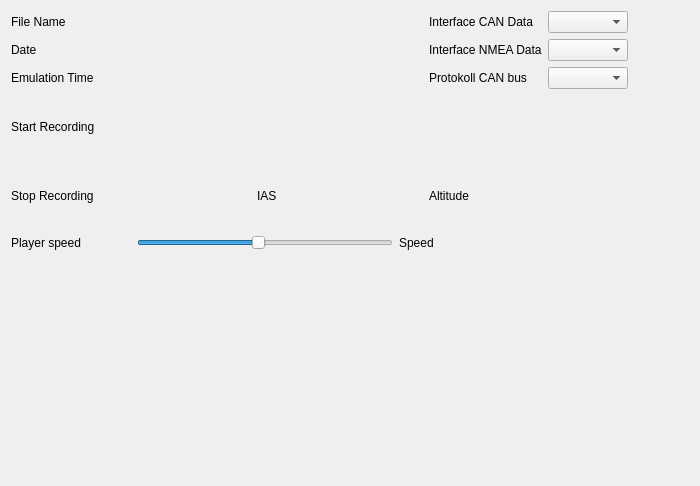
<?xml version="1.0" encoding="UTF-8"?>
<ui version="4.0">
 <class>Form</class>
 <widget class="QWidget" name="Form">
  <property name="geometry">
   <rect>
    <x>0</x>
    <y>0</y>
    <width>700</width>
    <height>486</height>
   </rect>
  </property>
  <property name="windowTitle">
   <string>Form</string>
  </property>
  <layout class="QVBoxLayout" name="verticalLayout">
   <item>
    <layout class="QHBoxLayout" name="horizontalLayout_9">
     <item>
      <layout class="QGridLayout" name="gridLayout_3">
       <item row="2" column="1">
        <widget class="QLabel" name="lbDateA">
         <property name="minimumSize">
          <size>
           <width>150</width>
           <height>0</height>
          </size>
         </property>
         <property name="text">
          <string/>
         </property>
        </widget>
       </item>
       <item row="2" column="4">
        <widget class="QLabel" name="lbNmea">
         <property name="text">
          <string>Interface NMEA Data</string>
         </property>
        </widget>
       </item>
       <item row="5" column="3">
        <widget class="QLabel" name="lbIasA">
         <property name="minimumSize">
          <size>
           <width>80</width>
           <height>0</height>
          </size>
         </property>
         <property name="text">
          <string/>
         </property>
        </widget>
       </item>
       <item row="3" column="5">
        <widget class="QComboBox" name="cbProtocol"/>
       </item>
       <item row="2" column="5">
        <widget class="QComboBox" name="cbNmea"/>
       </item>
       <item row="0" column="5">
        <widget class="QComboBox" name="cbCan">
         <property name="editable">
          <bool>false</bool>
         </property>
         <property name="currentText">
          <string/>
         </property>
         <property name="currentIndex">
          <number>-1</number>
         </property>
        </widget>
       </item>
       <item row="3" column="2">
        <widget class="QLabel" name="lbBlink">
         <property name="text">
          <string/>
         </property>
        </widget>
       </item>
       <item row="5" column="5">
        <widget class="QLabel" name="lbAltitudeA">
         <property name="minimumSize">
          <size>
           <width>80</width>
           <height>0</height>
          </size>
         </property>
         <property name="text">
          <string/>
         </property>
        </widget>
       </item>
       <item row="5" column="2">
        <widget class="QLabel" name="lbIas">
         <property name="minimumSize">
          <size>
           <width>80</width>
           <height>0</height>
          </size>
         </property>
         <property name="text">
          <string>IAS</string>
         </property>
        </widget>
       </item>
       <item row="0" column="1">
        <widget class="QLabel" name="lbFileNameA">
         <property name="minimumSize">
          <size>
           <width>150</width>
           <height>0</height>
          </size>
         </property>
         <property name="text">
          <string/>
         </property>
        </widget>
       </item>
       <item row="0" column="0">
        <widget class="QLabel" name="lbFileName">
         <property name="minimumSize">
          <size>
           <width>0</width>
           <height>0</height>
          </size>
         </property>
         <property name="text">
          <string>File Name</string>
         </property>
        </widget>
       </item>
       <item row="2" column="0">
        <widget class="QLabel" name="lbDate">
         <property name="minimumSize">
          <size>
           <width>0</width>
           <height>0</height>
          </size>
         </property>
         <property name="text">
          <string>Date</string>
         </property>
        </widget>
       </item>
       <item row="0" column="4">
        <widget class="QLabel" name="lbCan">
         <property name="text">
          <string>Interface CAN Data</string>
         </property>
        </widget>
       </item>
       <item row="5" column="4">
        <widget class="QLabel" name="lbAltitude">
         <property name="minimumSize">
          <size>
           <width>80</width>
           <height>0</height>
          </size>
         </property>
         <property name="text">
          <string>Altitude</string>
         </property>
        </widget>
       </item>
       <item row="3" column="4">
        <widget class="QLabel" name="lbProtocol">
         <property name="text">
          <string>Protokoll CAN bus</string>
         </property>
        </widget>
       </item>
       <item row="5" column="0">
        <widget class="QLabel" name="lbStopRecording">
         <property name="minimumSize">
          <size>
           <width>0</width>
           <height>0</height>
          </size>
         </property>
         <property name="text">
          <string>Stop Recording</string>
         </property>
        </widget>
       </item>
       <item row="5" column="1">
        <widget class="QLabel" name="lbStopRecordingA">
         <property name="minimumSize">
          <size>
           <width>150</width>
           <height>0</height>
          </size>
         </property>
         <property name="text">
          <string/>
         </property>
        </widget>
       </item>
       <item row="4" column="0">
        <widget class="QLabel" name="lbStartRecording">
         <property name="minimumSize">
          <size>
           <width>0</width>
           <height>0</height>
          </size>
         </property>
         <property name="text">
          <string>Start Recording</string>
         </property>
        </widget>
       </item>
       <item row="3" column="0">
        <widget class="QLabel" name="lbFlightTime">
         <property name="minimumSize">
          <size>
           <width>0</width>
           <height>0</height>
          </size>
         </property>
         <property name="text">
          <string>Emulation Time</string>
         </property>
        </widget>
       </item>
       <item row="4" column="1">
        <widget class="QLabel" name="lbStartRecordingA">
         <property name="minimumSize">
          <size>
           <width>150</width>
           <height>0</height>
          </size>
         </property>
         <property name="text">
          <string/>
         </property>
        </widget>
       </item>
       <item row="3" column="1">
        <widget class="QLabel" name="lbFlightTimeA">
         <property name="text">
          <string/>
         </property>
        </widget>
       </item>
      </layout>
     </item>
     <item>
      <spacer name="horizontalSpacer_10">
       <property name="orientation">
        <enum>Qt::Orientation::Horizontal</enum>
       </property>
       <property name="sizeHint" stdset="0">
        <size>
         <width>40</width>
         <height>20</height>
        </size>
       </property>
      </spacer>
     </item>
     <item>
      <spacer name="horizontalSpacer_11">
       <property name="orientation">
        <enum>Qt::Orientation::Horizontal</enum>
       </property>
       <property name="sizeHint" stdset="0">
        <size>
         <width>40</width>
         <height>20</height>
        </size>
       </property>
      </spacer>
     </item>
    </layout>
   </item>
   <item>
    <layout class="QHBoxLayout" name="horizontalLayout_10">
     <item>
      <widget class="QLabel" name="lbPlayerSpeed">
       <property name="sizePolicy">
        <sizepolicy hsizetype="Preferred" vsizetype="Fixed">
         <horstretch>0</horstretch>
         <verstretch>0</verstretch>
        </sizepolicy>
       </property>
       <property name="minimumSize">
        <size>
         <width>120</width>
         <height>0</height>
        </size>
       </property>
       <property name="text">
        <string>Player speed</string>
       </property>
      </widget>
     </item>
     <item>
      <widget class="QSlider" name="hsPlayerSpeed">
       <property name="minimum">
        <number>1</number>
       </property>
       <property name="maximum">
        <number>20</number>
       </property>
       <property name="value">
        <number>10</number>
       </property>
       <property name="orientation">
        <enum>Qt::Orientation::Horizontal</enum>
       </property>
       <property name="invertedAppearance">
        <bool>false</bool>
       </property>
      </widget>
     </item>
     <item>
      <widget class="QLabel" name="lbSpeed">
       <property name="sizePolicy">
        <sizepolicy hsizetype="Preferred" vsizetype="Fixed">
         <horstretch>0</horstretch>
         <verstretch>0</verstretch>
        </sizepolicy>
       </property>
       <property name="text">
        <string>Speed</string>
       </property>
      </widget>
     </item>
     <item>
      <spacer name="horizontalSpacer_12">
       <property name="orientation">
        <enum>Qt::Orientation::Horizontal</enum>
       </property>
       <property name="sizeHint" stdset="0">
        <size>
         <width>40</width>
         <height>20</height>
        </size>
       </property>
      </spacer>
     </item>
    </layout>
   </item>
   <item>
    <widget class="QLabel" name="baroWidget">
     <property name="text">
      <string/>
     </property>
    </widget>
   </item>
  </layout>
 </widget>
 <resources/>
 <connections/>
</ui>
